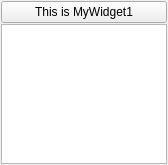
<?xml version="1.0" encoding="UTF-8"?>
<ui version="4.0">
 <class>MyWidget1</class>
 <widget class="QWidget" name="MyWidget1">
  <property name="geometry">
   <rect>
    <x>0</x>
    <y>0</y>
    <width>168</width>
    <height>165</height>
   </rect>
  </property>
  <property name="windowTitle">
   <string>MyWidget1</string>
  </property>
  <layout class="QVBoxLayout" name="verticalLayout">
   <property name="spacing">
    <number>1</number>
   </property>
   <property name="leftMargin">
    <number>1</number>
   </property>
   <property name="topMargin">
    <number>1</number>
   </property>
   <property name="rightMargin">
    <number>1</number>
   </property>
   <property name="bottomMargin">
    <number>1</number>
   </property>
   <item>
    <widget class="QPushButton" name="pushButton">
     <property name="text">
      <string>This is MyWidget1</string>
     </property>
    </widget>
   </item>
   <item>
    <widget class="QTextBrowser" name="textBrowser"/>
   </item>
  </layout>
 </widget>
 <resources/>
 <connections>
  <connection>
   <sender>pushButton</sender>
   <signal>clicked()</signal>
   <receiver>MyWidget1</receiver>
   <slot>button_clicked()</slot>
   <hints>
    <hint type="sourcelabel">
     <x>83</x>
     <y>12</y>
    </hint>
    <hint type="destinationlabel">
     <x>83</x>
     <y>82</y>
    </hint>
   </hints>
  </connection>
 </connections>
 <slots>
  <slot>button_clicked()</slot>
 </slots>
</ui>
